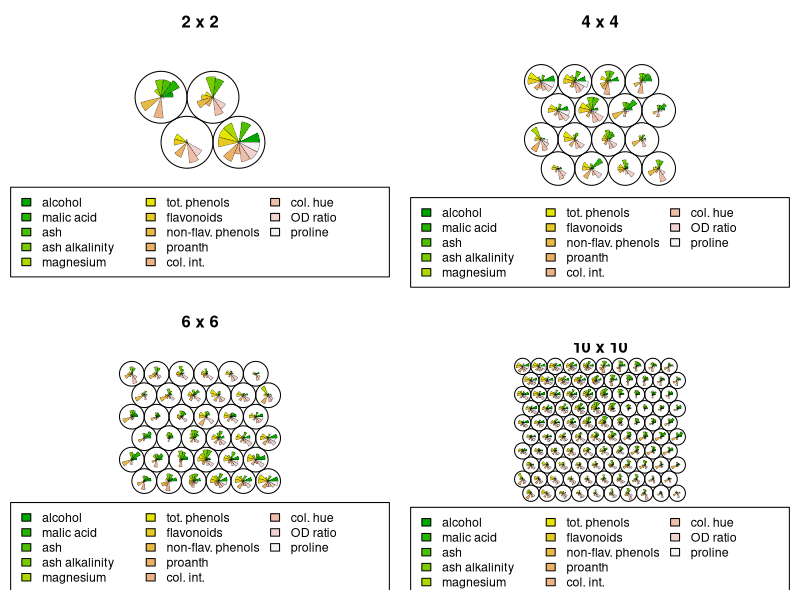
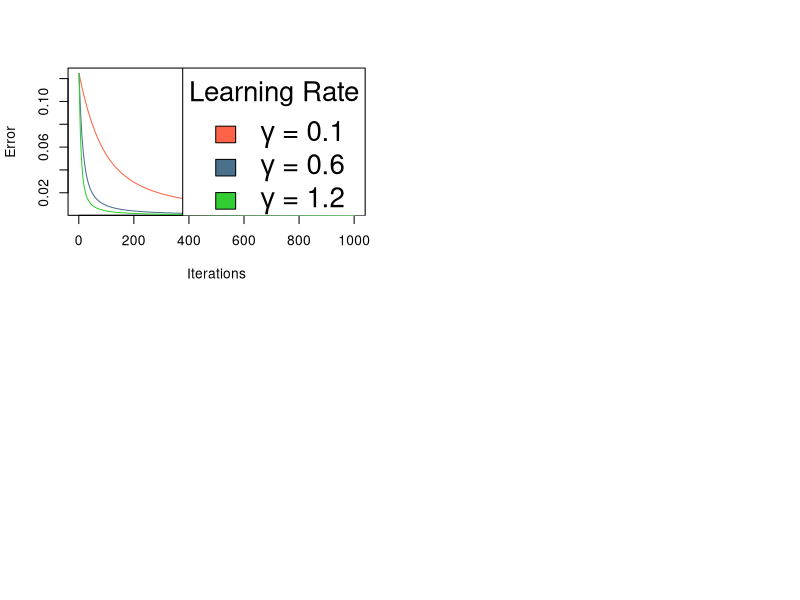

Generate these figures, in order, with R:
## ---- chunk 1
knitr::opts_chunk$set(echo=TRUE, message=FALSE, warning=FALSE, fig.width=10, fig.height=10)
## ---- chunk 2
library(kohonen)
data(wines)
?wines
## ---- chunk 3
head(wines)
dim(wines)
## ---- chunk 4
wines <- scale(wines)
head(wines)
## ---- chunk 5
som2.wines <- som(wines, grid=somgrid(2, 2, "hexagonal"))
som4.wines <- som(wines, grid=somgrid(4, 4, "hexagonal"))
som6.wines <- som(wines, grid=somgrid(6, 6, "hexagonal"))
som10.wines <- som(wines, grid=somgrid(10, 10, "hexagonal"))
## ---- chunk 6
par(mfrow=c(2, 2))
plot(som2.wines, main="2 x 2")
plot(som4.wines, main="4 x 4")
plot(som6.wines, main="6 x 6")
plot(som10.wines, main="10 x 10")
## ---- chunk 7
w1 <- 0.7
w2 <- 0.9
w3 <- 0.5
w4 <- 0.3
w5 <- 0.8
w6 <- 0.5
w <- c(w1, w2, w3, w4, w5, w6)

i1 <- 2.5
i2 <- 0.5
i <- c(i1, i2)

y1 <- 1
y2 <- 1
y <- c(y1, y2)

sigmoid <- function(z){
  return(1/(1+exp(-z)))
}
## ---- chunk 8
forwardProp <- function(i, w) {
  # hidden layer calculation
  neth1 <- w[1]*i[1]
  neth2 <- w[2]*i[1]+w[3]*i[2]
  outh1 <- sigmoid(neth1)
  outh2 <- sigmoid(neth2)
  
  # output calculation
  neto1 <- w[4]*outh1
  neto2 <- w[5]*outh1+w[6]*outh2
  outo1 <- sigmoid(neto1)
  outo2 <- sigmoid(neto2)
  
  # results
  res <- c(outh1, outh2, outo1, outo2)
  return(res)
}
## ---- chunk 9
error <- function(res, y){
  err <- 0.5*(y[1] - res[3])^2 + 0.5*(y[2] - res[4])^2
  return(err)
}
## ---- chunk 10
backProp <- function(i, w, y, gamma, numItr){
  err <- c() # empty vector of errors
  
  for(n in 1:numItr) {
    res <- forwardProp(i, w)
    err[n] <- error(res, y)
    
    outh1 <- res[1]; outh2 <- res[2]; outo1 <- res[3]; outo2 <- res[4]
    
    # w4
    dE_douto1 <- -(y[1] - outo1)
    douto1_dneto1 <- outo1*(1-outo1)
    dneto1_dw4 <- outh1
    dE_dw4 <- dE_douto1*douto1_dneto1*dneto1_dw4
    
    # w5
    dE_douto2 <- -(y[2] - outo2)
    douto2_dneto2 <- outo2*(1-outo2)
    dneto2_dw5 <- outh1
    dE_dw5 <- dE_douto2*douto2_dneto2*dneto2_dw5
    
    # w6
    dneto2_dw6 <- outh2
    dE_dw6 <- dE_douto2*douto2_dneto2*dneto2_dw6
    
    # w1
    dEo1_douto1 <- -(y[1]-outo1)
    dneto1_douth1 <- w[4]
    dEo1_douth1 <- dEo1_douto1*douto1_dneto1*dneto1_douth1

    dEo2_douto2 <- -(y[2]-outo2)
    dneto2_douth1 <- w[5]
    dEo2_douth1 <- dEo2_douto2*douto2_dneto2*dneto2_douth1

    dE_douth1 <- dEo1_douth1 + dEo2_douth1

    douth1_dneth1 <- outh1*(1-outh1)

    dneth1_dw1 <- i[1]

    dE_dw1 <- dE_douth1*douth1_dneth1*dneth1_dw1
    
    # w2
    dneto1_douth2 <- 0
    dEo1_douth2 <- dEo1_douto1*douto1_dneto1*dneto1_douth2

    dneto2_douth2 <- w[6]
    dEo2_douth2 <- dEo2_douto2*douto2_dneto2*dneto2_douth2

    dE_douth2 <- dEo1_douth2 + dEo2_douth2

    douth2_dneth2 <- outh2*(1-outh2)

    dneth2_dw2 <- i[1]

    dE_dw2 <- dE_douth2*douth2_dneth2*dneth2_dw2
    
    # w3
    dneth2_dw3 <- i[2]

    dE_dw3 <- dE_douth2*douth2_dneth2*dneth2_dw3
    
    # update
    w1 <- w1 - gamma*dE_dw1
    w2 <- w2 - gamma*dE_dw2
    w3 <- w3 - gamma*dE_dw3
    w4 <- w4 - gamma*dE_dw4
    w5 <- w5 - gamma*dE_dw5
    w6 <- w6 - gamma*dE_dw6
    
    w <- c(w1, w2, w3, w4, w5, w6)
  }
  
  return (c(err, res))
}

## ---- chunk 11
lr1 <- backProp(i, w, y, 0.1, 1000)
lr6 <- backProp(i, w, y, 0.6, 1000)
lr12 <- backProp(i, w, y, 1.2, 1000)

plot(1:1000, lr1[1:1000], xlab="Iterations", ylab="Error", type="l", col="tomato1")
lines(1:1000, lr6[1:1000], col="skyblue4")
lines(1:1000, lr12[1:1000], col="limegreen")
legend("topright", legend=c(expression(paste(gamma, " = 0.1")), expression(paste(gamma, " = 0.6")), expression(paste(gamma, " = 1.2"))), fill=c("tomato1", "skyblue4", "limegreen"), cex=2, title="Learning Rate")
## ---- chunk 12
o1 <- c(lr1[1003], lr6[1003], lr12[1003])
o2 <- c(lr1[1004], lr6[1004], lr12[1004])
df <- data.frame(cbind(c(0.1, 0.6, 1.2), o1, o2))
colnames(df) <- c("gamma", "pred_o1", "pred_o2")
df
